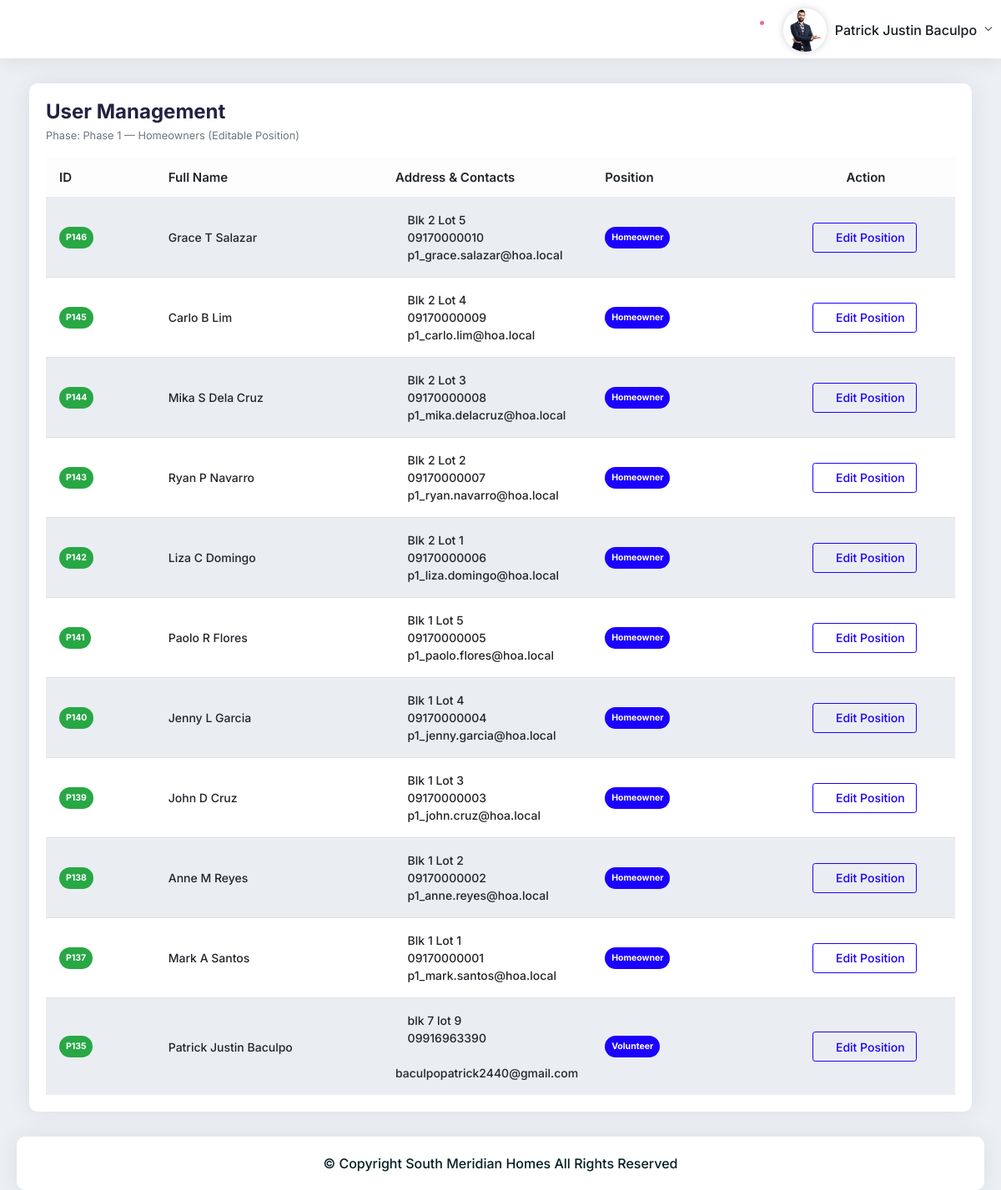
The app's page /admin/users-management.php (signed in) with its own data.
### tables this page shows
CREATE TABLE `homeowners` (
  `id` int(11) NOT NULL,
  `public_id` varchar(20) DEFAULT NULL,
  `first_name` varchar(100) NOT NULL,
  `middle_name` varchar(100) DEFAULT NULL,
  `last_name` varchar(100) NOT NULL,
  `contact_number` varchar(15) NOT NULL,
  `email` varchar(255) NOT NULL,
  `password` varchar(255) NOT NULL,
  `must_change_password` tinyint(1) NOT NULL DEFAULT 1,
  `phase` enum('Phase 1','Phase 2','Phase 3') NOT NULL,
  `house_lot_number` varchar(50) NOT NULL,
  `valid_id_path` varchar(255) NOT NULL,
  `proof_of_billing_path` varchar(255) NOT NULL,
  `latitude` decimal(10,7) DEFAULT NULL,
  `longitude` decimal(10,7) DEFAULT NULL,
  `status` enum('pending','approved','rejected') DEFAULT 'pending',
  `admin_id` int(11) DEFAULT NULL,
  `created_at` timestamp NOT NULL DEFAULT current_timestamp(),
  `reset_token` varchar(255) DEFAULT NULL,
  `reset_expires` datetime DEFAULT NULL
);

### admin/users-management.php (the view, shortened to what this page needs)
<?php
$conn = new mysqli("localhost", "root", "", "south_meridian_hoa");
$conn->set_charset("utf8mb4");
function esc($v){ return htmlspecialchars((string)$v, ENT_QUOTES, 'UTF-8'); }
$admin_id = (int)$_SESSION['user_id'];
$stmt = $conn->prepare("SELECT phase, role, full_name, email FROM admins WHERE id=? LIMIT 1");
$stmt->bind_param("i", $admin_id);
$stmt->execute();
$admin = $stmt->get_result()->fetch_assoc();
$admin_phase = $admin['phase'];
$view = $_GET['view'] ?? 'homeowners';
$phase_no = (int) filter_var($admin_phase, FILTER_SANITIZE_NUMBER_INT);
$phase_prefix = "P".$phase_no;
$sqlHomeowners = "
	SELECT
		h.id,
		h.first_name, h.middle_name, h.last_name,
		h.contact_number, h.email,
		h.house_lot_number,
		h.phase,
		COALESCE(hp.position, 'Homeowner') AS position
	FROM homeowners h
	LEFT JOIN homeowner_positions hp
		ON hp.homeowner_id = h.id AND hp.phase = h.phase
	WHERE h.status='approved' AND h.phase=?
	ORDER BY h.id DESC
";
$stmt = $conn->prepare($sqlHomeowners);
$stmt->bind_param("s", $admin_phase);
$stmt->execute();
$homeowners = $stmt->get_result()->fetch_all(MYSQLI_ASSOC);
$adminDisplayName = $admin['full_name'] ?: $admin['email'];
?>
<!DOCTYPE html>
<html>
<head>
	<link rel="stylesheet" type="text/css" href="vendors/styles/core.css">
	<link rel="stylesheet" type="text/css" href="vendors/styles/icon-font.min.css">
	<link rel="stylesheet" type="text/css" href="vendors/styles/style.css">
	<link rel="stylesheet" href="https://cdn.datatables.net/1.13.6/css/dataTables.bootstrap4.min.css">
	<link rel="stylesheet" href="https://cdn.datatables.net/responsive/2.5.0/css/responsive.bootstrap4.min.css">
</head>
<body>
	<div class="header">
		<div class="header-left">
			<div class="menu-icon dw dw-menu"></div>
		</div>
		<div class="header-right">
			<div class="user-notification">
				<div class="dropdown">
					<a class="dropdown-toggle no-arrow" href="#" role="button" data-toggle="dropdown">
						<i class="icon-copy dw dw-notification"></i>
						<span class="badge notification-active"></span>
					</a>
				</div>
			</div>
			<div class="user-info-dropdown">
				<div class="dropdown">
					<a class="dropdown-toggle" href="#" role="button" data-toggle="dropdown">
						<span class="user-icon">
							<img src="vendors/images/photo1.jpg" alt="">
						</span>
						<span class="user-name"><?= esc($adminDisplayName) ?></span>
					</a>
				</div>
			</div>
		</div>
	</div>
	<div class="main-container">
		<div class="pd-ltr-20">
			<div class="col-xl-12 mb-30">
				<div class="card-box height-100-p pd-20">
					<div class="d-flex flex-wrap align-items-center justify-content-between mb-3">
						<div>
							<h4 class="mb-0">User Management</h4>
							<small class="text-muted">
								Phase: <?= esc($admin_phase) ?> —
								<?= $view === 'officers' ? 'Officers (Read-only)' : 'Homeowners (Editable Position)' ?>
							</small>
						</div>
					</div>
					<?php if ($view === 'homeowners'): ?>
						<div class="table-responsive">
							<table id="homeownersTable" class="table table-hover table-striped mb-0 align-middle">
								<thead class="table-light">
									<tr>
										<th width="12%">ID</th>
										<th width="25%">Full Name</th>
										<th width="23%">Address & Contacts</th>
										<th width="20%">Position</th>
										<th width="20%" class="text-center">Action</th>
									</tr>
								</thead>
								<tbody>
									<?php foreach ($homeowners as $h): ?>
										<?php
											$fullName = trim($h['first_name'].' '.($h['middle_name'] ?? '').' '.$h['last_name']);
											$displayId = $phase_prefix . $h['id'];
											$position = $h['position'] ?: 'Homeowner';
											$addr = $h['house_lot_number'] ?: '-';
											$contact = $h['contact_number'] ?: '-';
											$email = $h['email'] ?: '-';
										?>
										<tr id="row-homeowner-<?= (int)$h['id'] ?>">
											<td><span class="badge badge-success"><?= esc($displayId) ?></span></td>
											<td>
												<div class="font-weight-600"><?= esc($fullName) ?></div>
											</td>
											<td>
												<div><i class="dw dw-home"></i> <?= esc($addr) ?></div>
												<div><i class="dw dw-phone-call"></i> <?= esc($contact) ?></div>
												<div><i class="dw dw-mail"></i> <?= esc($email) ?></div>
											</td>
											<td>
												<span class="badge badge-primary" id="pos-badge-<?= (int)$h['id'] ?>">
													<?= esc($position) ?>
												</span>
											</td>
											<td class="text-center">
												<button
													type="button"
													class="btn btn-sm btn-outline-primary editPositionBtn"
													data-id="<?= (int)$h['id'] ?>"
													data-name="<?= esc($fullName) ?>"
													data-position="<?= esc($position) ?>"
												>
													<i class="dw dw-edit2"></i> Edit Position
												</button>
											</td>
										</tr>
									<?php endforeach; ?>
								</tbody>
							</table>
						</div>
					<?php endif; ?>
				</div>
			</div>
			<div class="footer-wrap pd-20 mb-20 card-box">
				© Copyright South Meridian Homes All Rights Reserved
			</div>
		</div>
	</div>
</body>
</html>

### admin/users-management.php (style rules this page uses)
.table thead th { border-bottom: 1px solid #e9ecef !important; }
.table td, .table th { vertical-align: middle !important; }
.badge { border-radius: 999px; }

### records on screen
homeowners: displayId "P146", fullName "Grace T Salazar", house_lot_number "Blk 2 Lot 5", contact_number "09170000010", email "p1_grace.salazar@hoa.local", position "Homeowner"
homeowners: displayId "P145", fullName "Carlo B Lim", house_lot_number "Blk 2 Lot 4", contact_number "09170000009", email "p1_carlo.lim@hoa.local", position "Homeowner"
homeowners: displayId "P144", fullName "Mika S Dela Cruz", house_lot_number "Blk 2 Lot 3", contact_number "09170000008", email "p1_mika.delacruz@hoa.local", position "Homeowner"
homeowners: displayId "P143", fullName "Ryan P Navarro", house_lot_number "Blk 2 Lot 2", contact_number "09170000007", email "p1_ryan.navarro@hoa.local", position "Homeowner"
homeowners: displayId "P142", fullName "Liza C Domingo", house_lot_number "Blk 2 Lot 1", contact_number "09170000006", email "p1_liza.domingo@hoa.local", position "Homeowner"
homeowners: displayId "P141", fullName "Paolo R Flores", house_lot_number "Blk 1 Lot 5", contact_number "09170000005", email "p1_paolo.flores@hoa.local", position "Homeowner"
homeowners: displayId "P140", fullName "Jenny L Garcia", house_lot_number "Blk 1 Lot 4", contact_number "09170000004", email "p1_jenny.garcia@hoa.local", position "Homeowner"
homeowners: displayId "P139", fullName "John D Cruz", house_lot_number "Blk 1 Lot 3", contact_number "09170000003", email "p1_john.cruz@hoa.local", position "Homeowner"
homeowners: displayId "P138", fullName "Anne M Reyes", house_lot_number "Blk 1 Lot 2", contact_number "09170000002", email "p1_anne.reyes@hoa.local", position "Homeowner"
homeowners: displayId "P137", fullName "Mark A Santos", house_lot_number "Blk 1 Lot 1", contact_number "09170000001", email "p1_mark.santos@hoa.local", position "Homeowner"
homeowners: displayId "P135", fullName "Patrick Justin Baculpo", house_lot_number "blk 7 lot 9", contact_number "09916963390", email "baculpopatrick2440@gmail.com", position "Volunteer"

### other values on screen
$adminDisplayName "Patrick Justin Baculpo"
$admin_phase "Phase 1"
